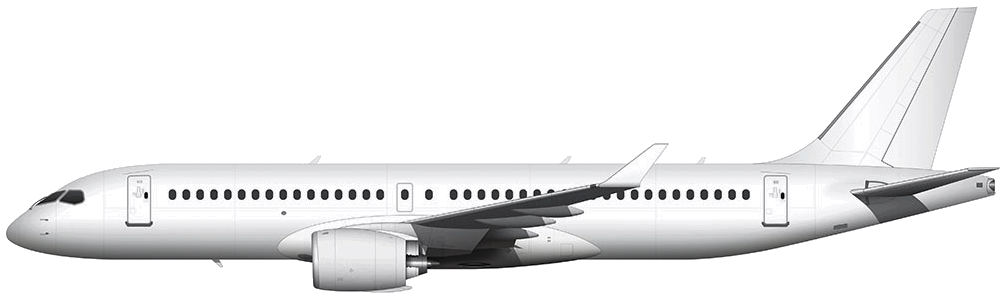
#> input picture img/liveries/a220.png, 1006 x 299 px, given in place of window_images_image-7db36ff9-68d7-48a2-990f-923a83978d5e.png, which was not available
$ python build_md_dc_templates.py
#> lines starting #> are read from the running program, lines starting #| are printed output that depends on the picture; pictures that were not available may be replaced by others from this repository, and a replacement may not be noted
"""Build transparent livery templates from stacked dual-profile sources."""
import collections
import os
import sys
from PIL import Image

PAD = 6
THR = 248


def is_near_white(px, tol=18):
    return px[0] >= 255 - tol and px[1] >= 255 - tol and px[2] >= 255 - tol


def is_bg(px, t=THR):
    return px[0] >= t and px[1] >= t and px[2] >= t


def row_counts(im):
    w, h = im.size
    pix = im.load()
    return [sum(1 for x in range(0, w, 2) if not is_near_white(pix[x, y])) for y in range(h)]


def build(src_path, out_path, src_save=None):
#> called with out_path = 'img/liveries/md11.png', src_save = 'img/liveries/src/md11.png'
    im0 = Image.open(src_path).convert("RGB")
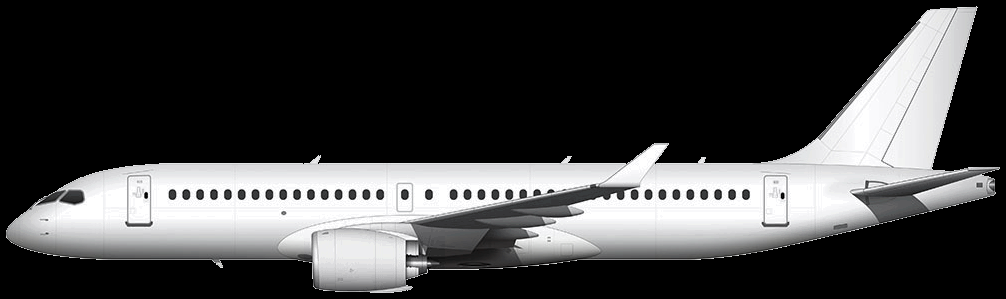
#> im0: PIL image 1006x299 RGB; mean R, G, B 67.1, 67.2, 67.6
    if src_save:
        os.makedirs(os.path.dirname(src_save), exist_ok=True)
        im0.save(src_save)
    w0, h0 = im0.size
#> w0 = 1006; h0 = 299
    counts = row_counts(im0)
#> counts = 299 values, max 503 at index 0, min 150 at index 180, mean 439.7
    lo, hi = int(h0 * 0.30), int(h0 * 0.70)
#> lo = 89; hi = 209
    split = min(range(lo, hi), key=lambda y: counts[y])
#> split = 180
    crop = im0.crop((0, 0, w0, split)).convert("RGBA")
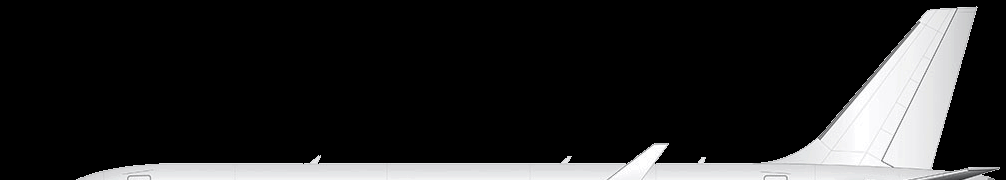
#> crop: PIL image 1006x180 RGBA; mean R, G, B, A 37.5, 37.5, 37.7, 255
    w, h = crop.size
#> h = 180
    pix = crop.load()

    seen = bytearray(w * h)
    q = collections.deque()
    for x in range(w):
        for y in (0, h - 1):
            if is_bg(pix[x, y]):
                q.append((x, y))
                seen[y * w + x] = 1
    for y in range(h):
        for x in (0, w - 1):
            if is_bg(pix[x, y]) and not seen[y * w + x]:
                q.append((x, y))
                seen[y * w + x] = 1
    while q:
        x, y = q.popleft()
        r, g, b, a = pix[x, y]
        pix[x, y] = (r, g, b, 0)
        for nx, ny in ((x - 1, y), (x + 1, y), (x, y - 1), (x, y + 1)):
            if 0 <= nx < w and 0 <= ny < h and not seen[ny * w + nx] and is_bg(pix[nx, ny]):
                seen[ny * w + nx] = 1
                q.append((nx, ny))
#> this loop made 12 passes
#> (r, g, b) on passes 1 to 12: (248, 248, 250), (255, 255, 255), (255, 255, 255), (255, 255, 255), (255, 255, 255), (255, 255, 255), (255, 255, 255), (255, 255, 255), (248, 248, 250), (255, 255, 255), (251, 251, 253), (255, 255, 255)

    for _ in range(3):
        kills = []
        for y in range(h):
            for x in range(w):
                if pix[x, y][3] == 0:
                    continue
                if not (pix[x, y][0] >= THR - 6 and pix[x, y][1] >= THR - 6 and pix[x, y][2] >= THR - 6):
                    continue
                if any(
                    0 <= nx < w and 0 <= ny < h and pix[nx, ny][3] == 0
                    for nx, ny in ((x - 1, y), (x + 1, y), (x, y - 1), (x, y + 1))
                ):
                    kills.append((x, y))
        for x, y in kills:
            r, g, b, a = pix[x, y]
            pix[x, y] = (r, g, b, 0)

    label = [0] * (w * h)
    sizes = {}
    cur = 0
    for sy in range(h):
        for sx in range(w):
            if pix[sx, sy][3] > 0 and not label[sy * w + sx]:
                cur += 1
                qq = collections.deque([(sx, sy)])
                label[sy * w + sx] = cur
                n = 0
                while qq:
                    x, y = qq.popleft()
                    n += 1
                    for nx, ny in ((x - 1, y), (x + 1, y), (x, y - 1), (x, y + 1)):
                        if 0 <= nx < w and 0 <= ny < h and not label[ny * w + nx] and pix[nx, ny][3] > 0:
                            label[ny * w + nx] = cur
                            qq.append((nx, ny))
                sizes[cur] = n
#> after the loop, cur = 2; sizes = {1: 181044, 2: 1}
    keep = max(sizes, key=sizes.get)
#> keep = 1
    x0, y0, x1, y1 = w, h, 0, 0
#> x0 = 1006; y0 = 180; x1 = 0; y1 = 0
    for y in range(h):
        for x in range(w):
            if label[y * w + x] != keep:
                if pix[x, y][3] > 0:
                    r, g, b, a = pix[x, y]
                    pix[x, y] = (r, g, b, 0)
            else:
                x0 = min(x0, x)
                y0 = min(y0, y)
                x1 = max(x1, x)
                y1 = max(y1, y)
    out = crop.crop((max(0, x0 - PAD), max(0, y0 - PAD), min(w, x1 + PAD + 1), min(h, y1 + PAD + 1)))

    # cool/neutralize
    pix = out.load()
    W, H = out.size
    for y in range(H):
        for x in range(W):
            r, g, b, a = pix[x, y]
            if a < 15:
                continue
            L = 0.2126 * r + 0.7152 * g + 0.0722 * b
            v = int(L)
            if L < 50:
                pix[x, y] = (v, v, v, a)
            else:
                cool = max(0, min(255, v - 1))
                pix[x, y] = (cool, cool, min(255, cool + 2), a)

    os.makedirs(os.path.dirname(out_path), exist_ok=True)
    out.save(out_path)
    print(os.path.basename(out_path), out.size, "split", split)
#| md11.png (1006, 180) split 180


if __name__ == "__main__":
    assets = r"C:\Users\brian\.cursor\projects\c-Users-brian-OneDrive-Documents-airlinemanager\assets"
    md11 = os.path.join(
        assets,
        "c__Users_brian_AppData_Roaming_Cursor_User_workspaceStorage_empty-window_images_image-7db36ff9-68d7-48a2-990f-923a83978d5e.png",
    )
    dc9 = os.path.join(
        assets,
        "c__Users_brian_AppData_Roaming_Cursor_User_workspaceStorage_empty-window_images_image-df11370c-68b0-42bc-a173-edb8a9f327d8.png",
    )
    build(md11, "img/liveries/md11.png", "img/liveries/src/md11.png")
    build(dc9, "img/liveries/dc9.png", "img/liveries/src/dc9.png")
#> call 2 of build, with out_path = 'img/liveries/dc9.png', src_save = 'img/liveries/src/dc9.png'
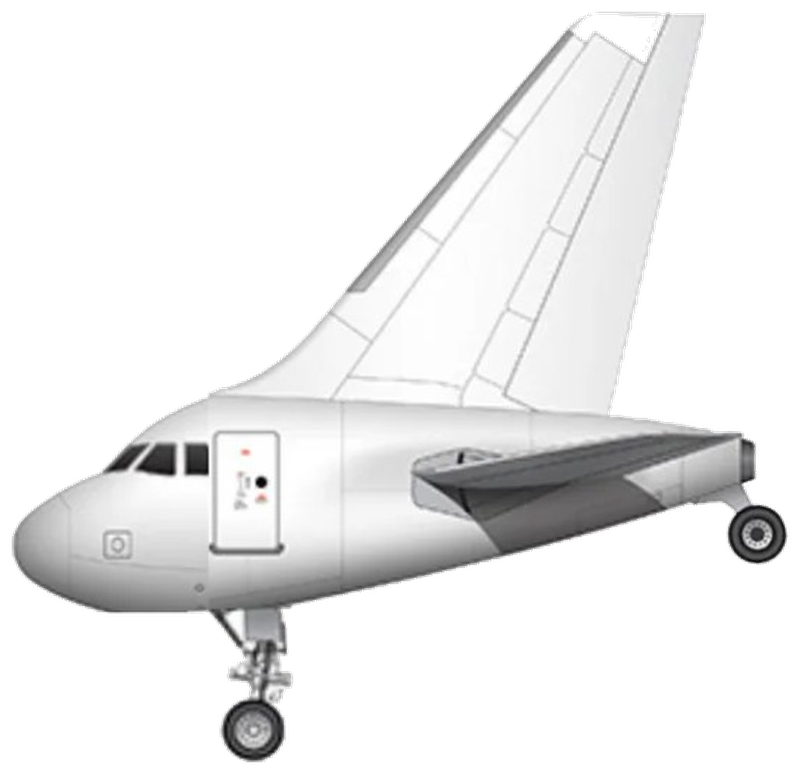
#> input picture img/liveries/a3.png, 800 x 774 px, given in place of window_images_image-df11370c-68b0-42bc-a173-edb8a9f327d8.png, which was not available
#> in build (call 2), `im0 = Image.open(src_path).convert("RGB")`:
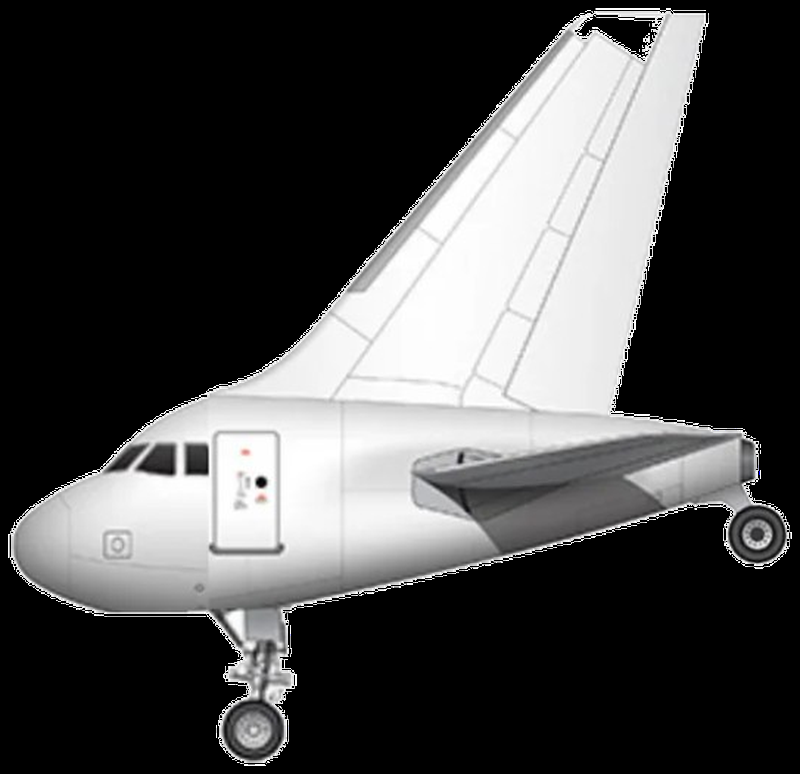
#> im0: PIL image 800x774 RGB; mean R, G, B 74.1, 74.1, 74.1
#> in build (call 2), `counts = row_counts(im0)`: counts = 774 values, max 400 at index 0, min 229 at index 392, mean 342.4
#> in build (call 2), `split = min(range(lo, hi), key=lambda y: counts[y])`: split = 392
#> in build (call 2), `crop = im0.crop((0, 0, w0, split)).convert("RGBA")`:
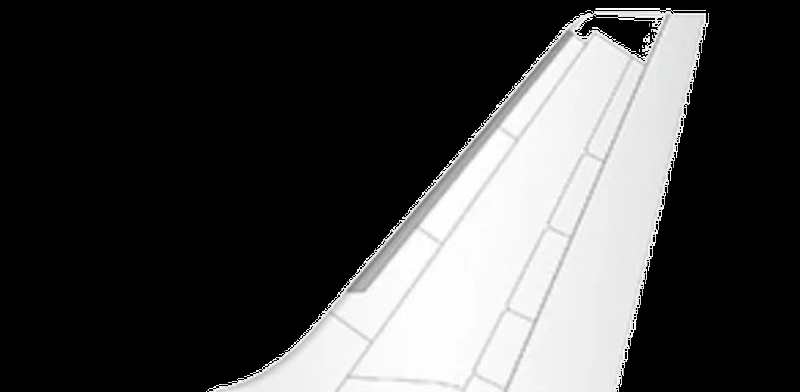
#> crop: PIL image 800x392 RGBA; mean R, G, B, A 70.3, 70.3, 70.3, 255
#> the loop in build (call 2), `while q:` made 1055 passes
#> (r, g, b) on passes 1 to 3: (255, 255, 255), (255, 255, 255), (249, 249, 249)
#| dc9.png (800, 392) split 392
